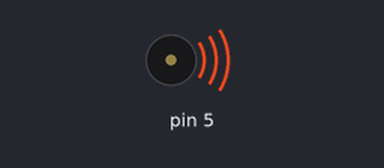
Recording of a sketch running on a simulated Arduino Uno, built with avr-gcc and run on an emulated ATmega328P. Parts: buzzer (waves = sounding).

Above: at 0.1 s.
At 2.5 s:
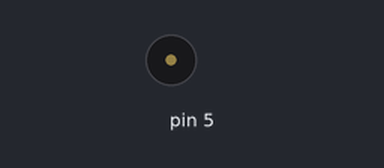
Timing chart, 0 to 4.0 s (numbered marks = the images above):
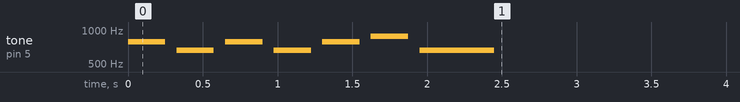

The sketch:

musiccode.ino
```cpp
int mynote[]={784,659,784,659,784,880,659};
int mydu[]={250,250,250,250,250,250,500};
void setup(){
  for(int i=0; i<7; i++){
    tone(5, mynote[i], mydu[i]);
    delay(mydu[i]*1.3);
    noTone(3);
  }
}
void loop(){

}
```
